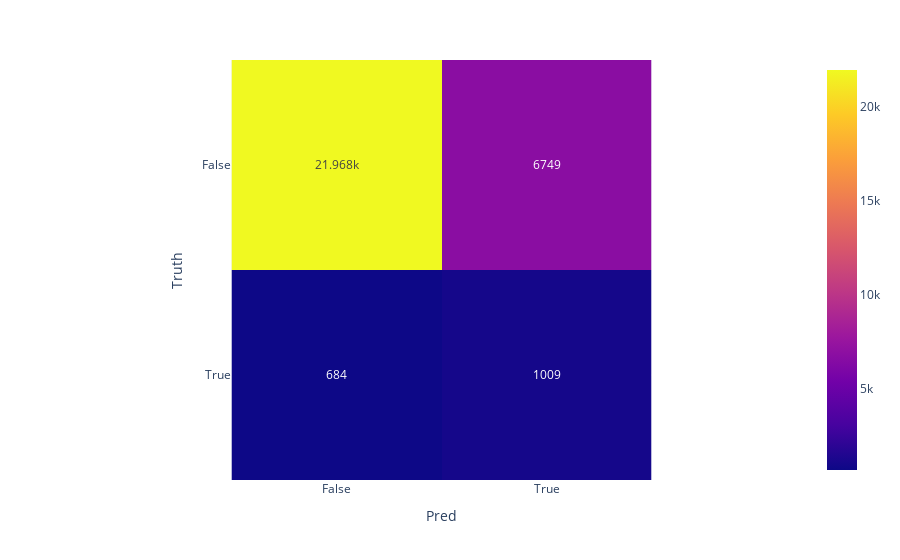

Notebook code cell kept with this figure:
### Code cell
import plotly.express as px

fig = px.imshow([[tn, fp], [fn, tp]], text_auto=True, labels=dict(y="Truth", x="Pred"),
                x=["False", "True"],
                y=["False", "True"]
               )
fig.show()

### Figure 1 — Plotly figure (JSON) as saved in the notebook; plotly's stock layout.template omitted (floating-point values rounded to 4 significant figures)
{"data": [{"coloraxis": "coloraxis", "hovertemplate": "Pred: %{x}<br>Truth: %{y}<br>color: %{z}<extra></extra>", "name": "0", "texttemplate": "%{z}", "type": "heatmap", "x": ["False", "True"], "xaxis": "x", "y": ["False", "True"], "yaxis": "y", "z": [[21968, 6749], [684, 1009]]}], "layout": {"coloraxis": {"colorscale": [[0, "#0d0887"], [0.1111, "#46039f"], [0.2222, "#7201a8"], [0.3333, "#9c179e"], [0.4444, "#bd3786"], [0.5556, "#d8576b"], [0.6667, "#ed7953"], [0.7778, "#fb9f3a"], [0.8889, "#fdca26"], [1, "#f0f921"]]}, "margin": {"t": 60}, "xaxis": {"anchor": "y", "constrain": "domain", "domain": [0, 1], "scaleanchor": "y", "title": {"text": "Pred"}}, "yaxis": {"anchor": "x", "autorange": "reversed", "constrain": "domain", "domain": [0, 1], "title": {"text": "Truth"}}}}
